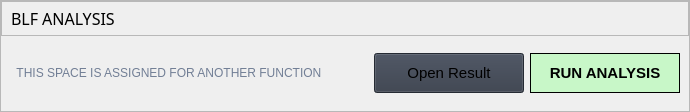
                   <widget class="QFrame" name="row_1">
                    <property name="sizePolicy">
                     <sizepolicy hsizetype="Preferred" vsizetype="Fixed">
                      <horstretch>0</horstretch>
                      <verstretch>0</verstretch>
                     </sizepolicy>
                    </property>
                    <property name="frameShape">
                     <enum>QFrame::StyledPanel</enum>
                    </property>
                    <property name="frameShadow">
                     <enum>QFrame::Raised</enum>
                    </property>
                    <layout class="QVBoxLayout" name="verticalLayout_16">
                     <property name="spacing">
                      <number>0</number>
                     </property>
                     <property name="leftMargin">
                      <number>0</number>
                     </property>
                     <property name="topMargin">
                      <number>0</number>
                     </property>
                     <property name="rightMargin">
                      <number>0</number>
                     </property>
                     <property name="bottomMargin">
                      <number>0</number>
                     </property>
                     <item>
                      <widget class="QFrame" name="frame_div_content_1">
                       <property name="minimumSize">
                        <size>
                         <width>0</width>
                         <height>110</height>
                        </size>
                       </property>
                       <property name="maximumSize">
                        <size>
                         <width>16777215</width>
                         <height>110</height>
                        </size>
                       </property>
                       <property name="frameShape">
                        <enum>QFrame::NoFrame</enum>
                       </property>
                       <property name="frameShadow">
                        <enum>QFrame::Raised</enum>
                       </property>
                       <layout class="QVBoxLayout" name="verticalLayout_17">
                        <property name="spacing">
                         <number>0</number>
                        </property>
                        <property name="leftMargin">
                         <number>0</number>
                        </property>
                        <property name="topMargin">
                         <number>0</number>
                        </property>
                        <property name="rightMargin">
                         <number>0</number>
                        </property>
                        <property name="bottomMargin">
                         <number>0</number>
                        </property>
                        <item>
                         <widget class="QFrame" name="frame_title_wid_1">
                          <property name="maximumSize">
                           <size>
                            <width>16777215</width>
                            <height>35</height>
                           </size>
                          </property>
                          <property name="frameShape">
                           <enum>QFrame::StyledPanel</enum>
                          </property>
                          <property name="frameShadow">
                           <enum>QFrame::Raised</enum>
                          </property>
                          <layout class="QVBoxLayout" name="verticalLayout_18">
                           <item>
                            <widget class="QLabel" name="label_title">
                             <property name="font">
                              <font>
                               <family>Segoe UI Semibold</family>
                               <pointsize>12</pointsize>
                               <weight>7</weight>
                               <italic>false</italic>
                               <bold>false</bold>
                              </font>
                             </property>
                             <property name="styleSheet">
                              <string notr="true"/>
                             </property>
                             <property name="text">
                              <string>BLF ANALYSIS</string>
                             </property>
                            </widget>
                           </item>
                          </layout>
                         </widget>
                        </item>
                        <item>
                         <widget class="QFrame" name="frame_content_wid_1">
                          <property name="frameShape">
                           <enum>QFrame::NoFrame</enum>
                          </property>
                          <property name="frameShadow">
                           <enum>QFrame::Raised</enum>
                          </property>
                          <layout class="QVBoxLayout" name="verticalLayout_9">
                           <item>
                            <layout class="QHBoxLayout" name="horizontalLayout">
                             <item>
                              <widget class="QLabel" name="label_taget_title">
                               <property name="styleSheet">
                                <string notr="true">color: rgb(113, 126, 149);</string>
                               </property>
                               <property name="lineWidth">
                                <number>1</number>
                               </property>
                               <property name="text">
                                <string>  THIS SPACE IS ASSIGNED FOR ANOTHER FUNCTION  </string>
                               </property>
                               <property name="alignment">
                                <set>Qt::AlignLeading|Qt::AlignLeft|Qt::AlignVCenter</set>
                               </property>
                              </widget>
                             </item>
                             <item>
                              <spacer name="horizontalSpacer">
                               <property name="orientation">
                                <enum>Qt::Horizontal</enum>
                               </property>
                               <property name="sizeHint" stdset="0">
                                <size>
                                 <width>40</width>
                                 <height>20</height>
                                </size>
                               </property>
                              </spacer>
                             </item>
                             <item>
                              <widget class="QPushButton" name="btn_Result_Folder">
                               <property name="sizePolicy">
                                <sizepolicy hsizetype="Preferred" vsizetype="Fixed">
                                 <horstretch>0</horstretch>
                                 <verstretch>0</verstretch>
                                </sizepolicy>
                               </property>
                               <property name="minimumSize">
                                <size>
                                 <width>150</width>
                                 <height>40</height>
                                </size>
                               </property>
                               <property name="font">
                                <font>
                                 <family>Segoe UI</family>
                                 <pointsize>11</pointsize>
                                 <weight>50</weight>
                                 <italic>false</italic>
                                 <bold>false</bold>
                                </font>
                               </property>
                               <property name="cursor">
                                <cursorShape>PointingHandCursor</cursorShape>
                               </property>
                               <property name="styleSheet">
                                <string notr="true">background-color: rgb(52, 59, 72);</string>
                               </property>
                               <property name="text">
                                <string>Open Result</string>
                               </property>
                               <property name="icon">
                                <iconset resource="resources.qrc">
                                 <normaloff>:/icons/icons/cil-folder-open.png</normaloff>:/icons/icons/cil-folder-open.png</iconset>
                               </property>
                              </widget>
                             </item>
                             <item>
                              <widget class="QPushButton" name="btn_Run_Analysis">
                               <property name="minimumSize">
                                <size>
                                 <width>150</width>
                                 <height>40</height>
                                </size>
                               </property>
                               <property name="font">
                                <font>
                                 <family>Segoe UI</family>
                                 <pointsize>11</pointsize>
                                 <weight>62</weight>
                                 <italic>false</italic>
                                 <bold>true</bold>
                                </font>
                               </property>
                               <property name="styleSheet">
                                <string notr="true">font-weight:500;
color:black;
background-color: #c8f7c8;
border: 1px solid black;</string>
                               </property>
                               <property name="text">
                                <string>RUN ANALYSIS</string>
                               </property>
                               <property name="icon">
                                <iconset resource="resources.qrc">
                                 <normaloff>:/images/images/start.png</normaloff>:/images/images/start.png</iconset>
                               </property>
                               <property name="checkable">
                                <bool>true</bool>
                               </property>
                               <property name="checked">
                                <bool>true</bool>
                               </property>
                              </widget>
                             </item>
                            </layout>
                           </item>
                          </layout>
                         </widget>
                        </item>
                       </layout>
                      </widget>
                     </item>
                    </layout>
                   </widget>
